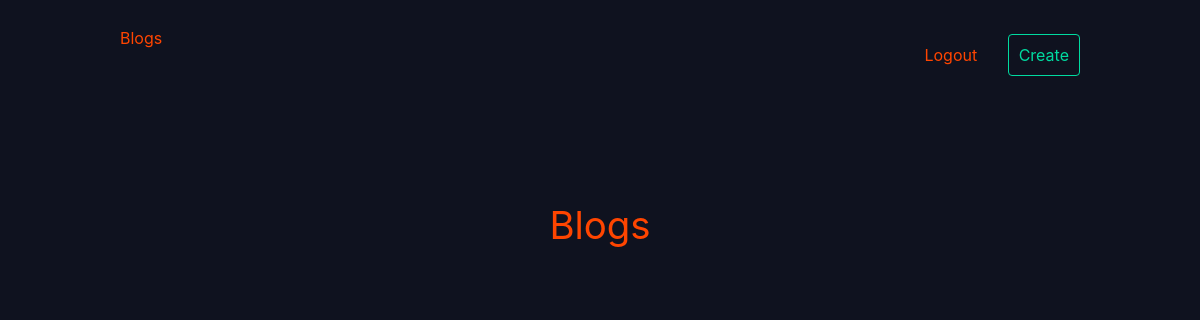
The page /blogs/ (signed in) on the database as committed earlier.
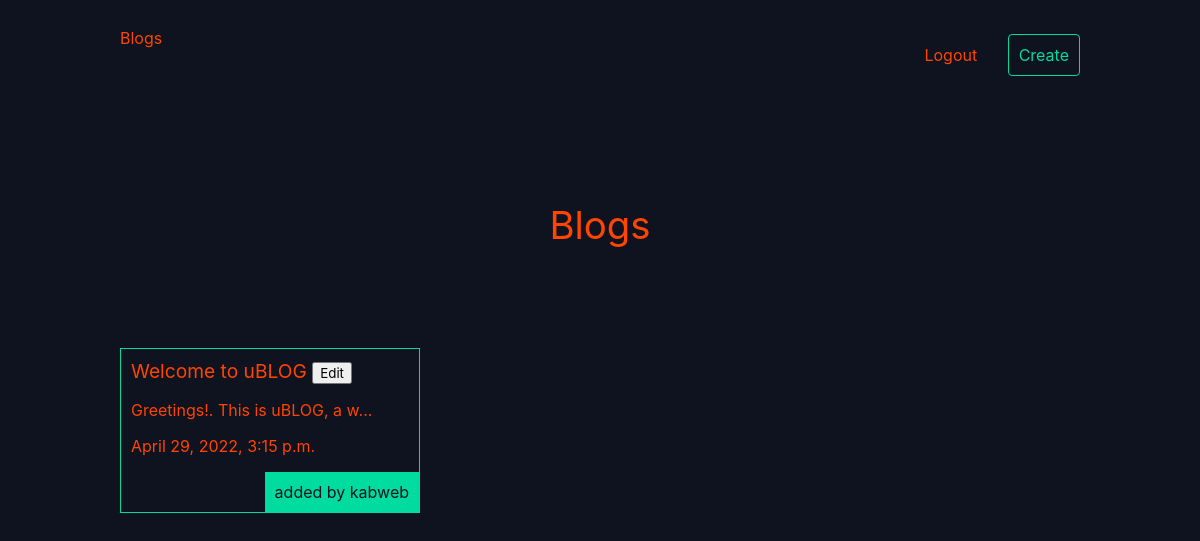
The same page on the database as committed later.
### blogs/models.py (models this page shows, shortened)
class Blog(models.Model):
    title = models.CharField(max_length=100)
    slug = models.SlugField()
    body = models.TextField()
    date = models.DateTimeField(auto_now_add=True)
    thumb = models.ImageField(default='default.png', blank=True)
    author = models.ForeignKey(User, default=None, on_delete=models.CASCADE)
    def snippet(self):
        return self.body[:30] + '...'

### blogs/views.py (the view)
# urls.py: path('blogs/', include('blogs.urls')),
def blogs(request):
    blogs = Blog.objects.all().order_by('date')
    return render(request, 'blogs/blogs.html', { 'blogs': blogs })

### blogs/templates/blogs/blogs.html
{% extends 'base.html' %}
{% block content %}
    <h1>Blogs</h1>
    <div class="blogs">
        {% for blog in blogs %}
            <div class="blog">
                <a href="{% url 'blogs:blog' slug=blog.slug %}">
                    <h2>
                        {{ blog.title }}
                        {% if user.is_authenticated and user == blog.author %}
                            <button type="submit">Edit</button>
                        {% endif %}
                    </h2>
                </a>
                <p>{{ blog.snippet }}</p>
                <p>{{ blog.date }}</p>
                <p class="author">added by {{ blog.author }}</p>
            </div>
        {% endfor %}
    </div>
{% endblock %}

### templates/base.html (shortened to what this page needs)
{% load static %}
<!DOCTYPE html>
<html lang="en">
<head>
    <link rel="stylesheet" href="{% static 'styles.css' %}">
</head>
<body>
    <header class="wrapper">
        <a href="{% url 'blogs:blogs' %}">Blogs</a>
        <nav>
            <ul>
                {% if user.is_authenticated %}
                    <li>
                        <form action="{% url 'accounts:logout' %}" class="logout-link" method="post">
                            <button type="submit">Logout</button>
                        </form>
                    </li>
                    <li>
                        <a href="{% url 'blogs:create' %}" class="highlight">Create</a>
                    </li>
                {% else %}
                    <li>
                        <a href="{% url 'accounts:login' %}">Login</a>
                    </li>
                {% endif %}
            </ul>
        </nav>
    </header>
    <div class="wrapper">
        {% block content %}
        {% endblock %}
    </div>
</body>
</html>

### assets/styles.css (style rules this page uses)
body { background-color: #0f121f; color: orangered; }
body * { font-family: -apple-system, BlinkMacSystemFont, 'Segoe UI', Roboto, Oxygen, Ubuntu, Cantarell, 'Open Sans', 'Helvetica Neue', sans-serif; }
h1, h2, h3, h4, h5 { font-weight: normal; margin: 0; }
a, a:hover, a:visited { color: orangered; text-decoration: none; }
.wrapper { max-width: 960px; margin: 0 auto; }
div.wrapper h1 { text-align: center; margin: 100px auto; font-size: 2.4em; }
header { display: grid; grid-template-columns: 1fr 1fr; padding: 20px 0; }
nav { justify-self: end; }
nav li { display: inline-block; margin-left: 20px; }
nav button { background: none; color: orangered; cursor: pointer; border: 0; font-size: 1em; }
.blogs { display: grid; grid-template-columns: 1fr 1fr 1fr; grid-gap: 30px; }
.blog { padding: 10px; border: 1px solid #00dba0; position: relative; padding-bottom: 40px; }
.blog h2 { font-size: 1.2em; }
.blog .author { padding: 10px; background: #00dba0; position: absolute; right: 0; bottom: 0; margin: 0; color: #0f121f; }
a.highlight { border: 1px solid #00dba0; padding: 10px; border-radius: 4px; color: #00dba0; }

Rows that differ between the two databases and show on the page:
added Blog: title "Welcome to uBLOG", shows "Edit", snippet "Greetings!. This is uBLOG, a w...", date "April 29, 2022, 3:15 p.m.", author "kabweb"
